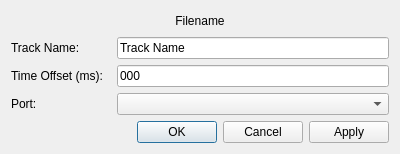
<?xml version="1.0" encoding="UTF-8"?>
<ui version="4.0">
 <class>LEDDialog</class>
 <widget class="QDialog" name="LEDDialog">
  <property name="geometry">
   <rect>
    <x>0</x>
    <y>0</y>
    <width>400</width>
    <height>154</height>
   </rect>
  </property>
  <property name="windowTitle">
   <string>Track Properties</string>
  </property>
  <layout class="QVBoxLayout" name="verticalLayout">
   <item>
    <widget class="QLabel" name="filenameLbl">
     <property name="maximumSize">
      <size>
       <width>16777215</width>
       <height>20</height>
      </size>
     </property>
     <property name="text">
      <string>Filename</string>
     </property>
     <property name="alignment">
      <set>Qt::AlignCenter</set>
     </property>
    </widget>
   </item>
   <item>
    <layout class="QFormLayout" name="formLayout">
     <item row="0" column="0">
      <widget class="QLabel" name="nameLbl">
       <property name="minimumSize">
        <size>
         <width>100</width>
         <height>0</height>
        </size>
       </property>
       <property name="text">
        <string>Track Name:</string>
       </property>
      </widget>
     </item>
     <item row="0" column="1">
      <widget class="QLineEdit" name="nameBox">
       <property name="text">
        <string>Track Name</string>
       </property>
      </widget>
     </item>
     <item row="1" column="0">
      <widget class="QLabel" name="offsetLbl">
       <property name="text">
        <string>Time Offset (ms):</string>
       </property>
      </widget>
     </item>
     <item row="1" column="1">
      <widget class="QLineEdit" name="offsetBox">
       <property name="text">
        <string>000</string>
       </property>
      </widget>
     </item>
     <item row="2" column="0">
      <widget class="QLabel" name="portLbl">
       <property name="text">
        <string>Port:</string>
       </property>
      </widget>
     </item>
     <item row="2" column="1">
      <widget class="QComboBox" name="portCB"/>
     </item>
    </layout>
   </item>
   <item>
    <widget class="QDialogButtonBox" name="buttonBox">
     <property name="orientation">
      <enum>Qt::Horizontal</enum>
     </property>
     <property name="standardButtons">
      <set>QDialogButtonBox::Apply|QDialogButtonBox::Cancel|QDialogButtonBox::Ok</set>
     </property>
    </widget>
   </item>
  </layout>
 </widget>
 <resources/>
 <connections>
  <connection>
   <sender>buttonBox</sender>
   <signal>accepted()</signal>
   <receiver>LEDDialog</receiver>
   <slot>accept()</slot>
   <hints>
    <hint type="sourcelabel">
     <x>248</x>
     <y>254</y>
    </hint>
    <hint type="destinationlabel">
     <x>157</x>
     <y>274</y>
    </hint>
   </hints>
  </connection>
  <connection>
   <sender>buttonBox</sender>
   <signal>rejected()</signal>
   <receiver>LEDDialog</receiver>
   <slot>reject()</slot>
   <hints>
    <hint type="sourcelabel">
     <x>316</x>
     <y>260</y>
    </hint>
    <hint type="destinationlabel">
     <x>286</x>
     <y>274</y>
    </hint>
   </hints>
  </connection>
 </connections>
</ui>
